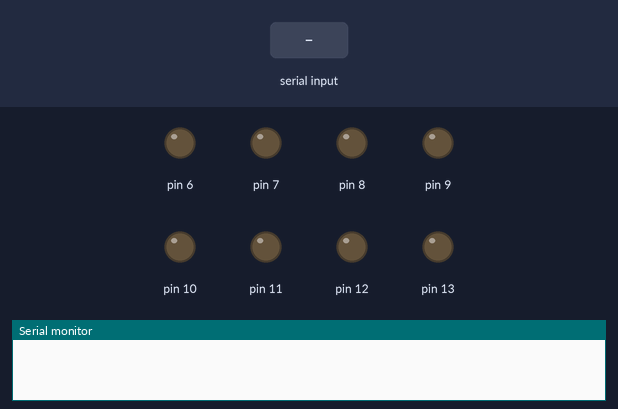
Simulated run of this sketch. Board: Arduino Uno, built with avr-gcc and run on an emulated ATmega328P. On the bench: output pins drawn as LEDs (lit = HIGH), the last lines printed to the serial monitor. The test bench sets the inputs (shaded band). Random numbers use the default seed unless the sketch sets one.

Above: at 1.2 s.
1.3 s: "5\n" received over Serial
At 1.9 s:
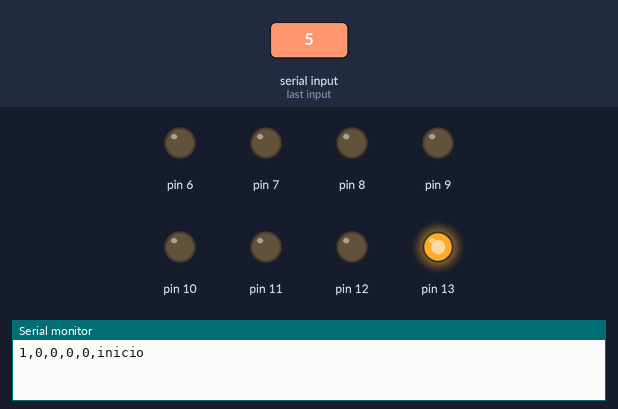
2.8 s: "90,45\n" received over Serial
Timing chart, 0 to 5.8 s (numbered marks = the images above; inputs shaded):
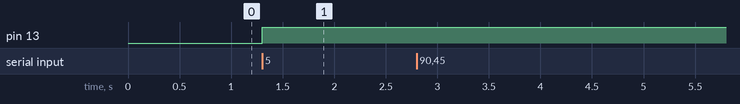

Measured:
- after the input at 1.3 s, pin 13: LOW → HIGH at once

The sketch:

simon.ino
```cpp
int secuencia[5];
int pos = 0;
int nivel = 0;
void setup() {
  // put your setup code here, to run once:
  Serial.begin(9600);
  randomSeed(analogRead(A1));
  init_leds();
}

void loop() {
  random(1, 5);
  // put your main code here, to run repeatedly:
  if (Serial.available()) {
    int entrada = Serial.parseInt();
    switch (entrada)
    {
    case 5:
      play();
      break;
    default:
      Serial.println("El juego aun no inicia.");
      break;
    }
  }
}

String stringify_secuencia() {
  String temp = "";
  return temp + secuencia[0] + "," + secuencia[1] + "," + secuencia[2] + "," + secuencia[3] + "," + secuencia[4] + ",";
}

void play() {
  int pos = 0;
  for (int i = 0; i < 5; i++) {
    secuencia[i] = 0;
  }

  while (pos < 5)
  {
    secuencia[pos] = random(1, 5);
    pos++;
    update_level(pos);
    String temp = "";
    Serial.println(temp + stringify_secuencia() + "inicio");
    for (int i = 0; i < pos; i++)
    {
      while (!Serial.available()) {}
      int entrada = Serial.parseInt();
      if (entrada == 6) {
        reset();
        Serial.println(stringify_secuencia() + "reset");
        return;
      }
      else if (entrada == secuencia[i]) {
        Serial.println(stringify_secuencia() + "bien");
      }
      else {
        Serial.println(stringify_secuencia() + "mal");
        reset();
        return;
      }
    }
  }
  Serial.println(stringify_secuencia() + "fin");
}

void reset() {
  for (int i = 0; i < 5; i++) {
    secuencia[i] = 0;
  }
  update_level(1);
}

void update_level(int valor) {
  if (nivel == valor)
    return;

  switch (valor)
  {
  case 1:
    digitalWrite(13, 1);
    digitalWrite(12, 0);
    digitalWrite(11, 0);
    break;
  case 2:
    digitalWrite(13, 0);
    digitalWrite(12, 1);
    digitalWrite(11, 0);
    break;
  case 3:
    digitalWrite(13, 1);
    digitalWrite(12, 1);
    digitalWrite(11, 0);
    break;
  case 4:
    digitalWrite(13, 0);
    digitalWrite(12, 0);
    digitalWrite(11, 1);
    break;
  case 5:
    digitalWrite(13, 1);
    digitalWrite(12, 0);
    digitalWrite(11, 1);
  default:
    break;
  }

}


void init_leds() {
  for (int i = 13; i > 5; i--)
  {
    /* code */
    pinMode(i, OUTPUT);
  }


}
```
